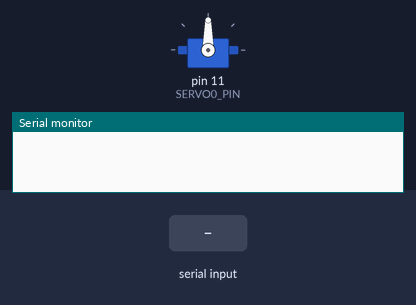
Bench run of a sketch on a simulated Arduino Mega 2560, built with avr-gcc and run on an emulated ATmega2560. Parts: servo, the last lines printed to the serial monitor. Inputs (shaded band) come from the test bench.

Above: at 1.2 s.
1.3 s: "M280\n" received over Serial
At 2.2 s:
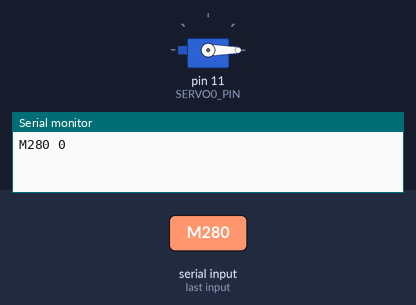
2.8 s: "G01\n" received over Serial
4.3 s: "90,45\n" received over Serial
Timing chart, 0 to 7.3 s (numbered marks = the images above; inputs shaded):
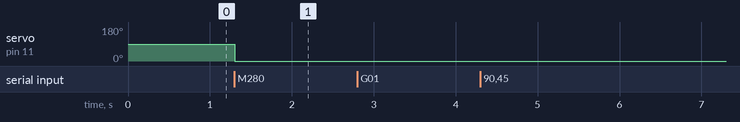

Measured:
- after the input at 1.3 s, servo on pin 11 (SERVO0_PIN): 90° → 0° at once

The sketch:

Moveo.ino
```cpp
// (licence header left out)
#include <AccelStepper.h>
#include <Servo.h>
#include <MultiStepper.h>

// For RAMPS 1.4
#define X_STEP_PIN         54
#define X_DIR_PIN          55
#define X_ENABLE_PIN       38

#define Y_STEP_PIN         60
#define Y_DIR_PIN          61
#define Y_ENABLE_PIN       56

#define Z_STEP_PIN         46
#define Z_DIR_PIN          48
#define Z_ENABLE_PIN       62

#define A_STEP_PIN         26 // E0_STEP_PIN
#define A_DIR_PIN          28 // E0_DIR_PIN
#define A_ENABLE_PIN       24 // E0_ENABLE_PIN

#define B_STEP_PIN         36 // E1_STEP_PIN
#define B_DIR_PIN          34 // E1_DIR_PIN
#define B_ENABLE_PIN       30 // E1_ENABLE_PIN

#define SERVO0_PIN         11

// The number of steppers that we want to manage
#define MULTISTEPPER_NUM_STEPPERS 5

// Define the steppers and the pins it will use
AccelStepper StepperX(AccelStepper::DRIVER, X_STEP_PIN, X_DIR_PIN);
AccelStepper StepperY(AccelStepper::DRIVER, Y_STEP_PIN, Y_DIR_PIN);
AccelStepper StepperZ(AccelStepper::DRIVER, Z_STEP_PIN, Z_DIR_PIN);
AccelStepper StepperA(AccelStepper::DRIVER, A_STEP_PIN, A_DIR_PIN);
AccelStepper StepperB(AccelStepper::DRIVER, B_STEP_PIN, B_DIR_PIN);

// Up to 10 steppers can be handled as a group by MultiStepper
MultiStepper steppers;
// Create servo object to control the nipper
Servo nipper;
// String to hold input command
String inString = "";

String getSubstring(String data, char separator, int index)
{
  int found = 0;
  int strIndex[] = {0, -1};
  int maxIndex = data.length()-1;

  for(int i=0; i<=maxIndex && found<=index; i++){
    if(data.charAt(i)==separator || i==maxIndex){
        found++;
        strIndex[0] = strIndex[1]+1;
        strIndex[1] = (i == maxIndex) ? i+1 : i;
    }
  }

  return found>index ? data.substring(strIndex[0], strIndex[1]) : "";
}

void setup()
{
  long positions[MULTISTEPPER_NUM_STEPPERS];

  // Configure stepper X
  StepperX.setMaxSpeed(1000);
  StepperX.setSpeed(2 * 200);
  StepperX.setEnablePin(X_ENABLE_PIN);
  // Configure stepper Y
  StepperY.setMaxSpeed(1000);
  StepperY.setSpeed(2 * 200);
  StepperY.setEnablePin(Y_ENABLE_PIN);
  // Configure stepper Z
  StepperZ.setMaxSpeed(1000);
  StepperZ.setSpeed(2 * 200);
  StepperZ.setEnablePin(Z_ENABLE_PIN);
  // Configure stepper A
  StepperA.setMaxSpeed(1000);
  StepperA.setSpeed(2 * 200);
  StepperA.setEnablePin(A_ENABLE_PIN);
  // Configure stepper B
  StepperB.setMaxSpeed(1000);
  StepperB.setSpeed(2 * 200);
  StepperB.setEnablePin(B_ENABLE_PIN);

  // Then give them to MultiStepper to manage
  steppers.addStepper(StepperX);
  steppers.addStepper(StepperY);
  steppers.addStepper(StepperZ);
  steppers.addStepper(StepperA);
  steppers.addStepper(StepperB);

  // Set all the steppers to the initial position
  for (int i = 0; i < MULTISTEPPER_NUM_STEPPERS; i++)
    positions[i] = 0;
  steppers.moveTo(positions);
  steppers.runSpeedToPosition();  // Blocks until all are in position

  // Attach to the servo
  nipper.attach(SERVO0_PIN);

  // Open serial communications and wait for port to open:
  Serial.begin(115200);
  while (!Serial) {
    ; // Wait for serial port to connect. Needed for native USB port only
  }
}

void loop()
{
  long positions[MULTISTEPPER_NUM_STEPPERS];  // Array of desired stepper positions
  String gcode;
  long steps;
  int i;

  // Read serial input:
  while (Serial.available() > 0) {
    int inChar = Serial.read();
    // If you get a newline or a carry return, parse the string
    if (inChar == '\r' || inChar == '\n') {
      // The first substring is the G-code
      gcode = getSubstring(inString, ' ', 0);
      // G01: Linear interpolation
      if (gcode == "G01") {
        Serial.print("G01");
        for (i = 0; i < MULTISTEPPER_NUM_STEPPERS; i++) {
          String str = getSubstring(inString, ' ', i + 1);
          positions[i] = str.toInt();
          Serial.print(' ');
          Serial.print(positions[i]);
        }
        Serial.println();
        steppers.moveTo(positions);
        steppers.runSpeedToPosition();  // Blocks until all are in position
      } else if (gcode == "M280") { // M280: Set servo position
        String str = getSubstring(inString, ' ', 1);
        long angle = str.toInt();
        if (angle >= 0 && angle <= 180) {
          nipper.write(angle);
          Serial.print("M280 ");
          Serial.println(angle);
        } else {
          Serial.println("M280: Invalid parameter");
        }
      } else {
        Serial.println("Unknown G-code");
      }

      // Clear the string for new input
      inString = "";
    } else {
      // Convert the incoming byte to a char and add it to the string
      inString += (char)inChar;
    }
  }
}
```
